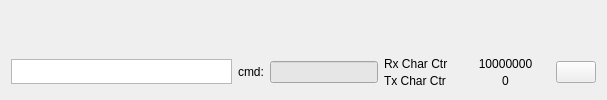
      <widget class="QWidget" name="layoutWidget">
       <layout class="QVBoxLayout" name="verticalLayout_2">
        <item>
         <widget class="QSplitter" name="splIOEd">
          <property name="sizePolicy">
           <sizepolicy hsizetype="Expanding" vsizetype="Expanding">
            <horstretch>0</horstretch>
            <verstretch>0</verstretch>
           </sizepolicy>
          </property>
          <property name="orientation">
           <enum>Qt::Horizontal</enum>
          </property>
         </widget>
        </item>
        <item>
         <layout class="QHBoxLayout" name="horzLaySendLine" stretch="8,0,6,1">
          <item>
           <widget class="QPlainTextEdit" name="transEdit">
            <property name="sizePolicy">
             <sizepolicy hsizetype="Expanding" vsizetype="Fixed">
              <horstretch>0</horstretch>
              <verstretch>0</verstretch>
             </sizepolicy>
            </property>
            <property name="maximumSize">
             <size>
              <width>16777215</width>
              <height>25</height>
             </size>
            </property>
           </widget>
          </item>
          <item>
           <layout class="QHBoxLayout" name="horizontalLayout_3">
            <item>
             <widget class="QLabel" name="label_35">
              <property name="text">
               <string>cmd:</string>
              </property>
             </widget>
            </item>
            <item>
             <widget class="QLineEdit" name="uiCmdLine">
              <property name="maximumSize">
               <size>
                <width>16777215</width>
                <height>16777215</height>
               </size>
              </property>
              <property name="font">
               <font>
                <italic>false</italic>
               </font>
              </property>
              <property name="autoFillBackground">
               <bool>false</bool>
              </property>
              <property name="styleSheet">
               <string notr="true">color: rgb(255, 0, 4);
background-color: rgb(230, 230, 230);</string>
              </property>
              <property name="alignment">
               <set>Qt::AlignLeading|Qt::AlignLeft|Qt::AlignVCenter</set>
              </property>
             </widget>
            </item>
           </layout>
          </item>
          <item>
           <layout class="QGridLayout" name="gridLayout_12">
            <property name="sizeConstraint">
             <enum>QLayout::SetDefaultConstraint</enum>
            </property>
            <property name="horizontalSpacing">
             <number>2</number>
            </property>
            <property name="verticalSpacing">
             <number>0</number>
            </property>
            <item row="1" column="0">
             <widget class="QLabel" name="label_10">
              <property name="minimumSize">
               <size>
                <width>75</width>
                <height>15</height>
               </size>
              </property>
              <property name="maximumSize">
               <size>
                <width>75</width>
                <height>15</height>
               </size>
              </property>
              <property name="text">
               <string>Tx Char Ctr</string>
              </property>
             </widget>
            </item>
            <item row="1" column="1">
             <widget class="QLabel" name="labTxCtr">
              <property name="sizePolicy">
               <sizepolicy hsizetype="MinimumExpanding" vsizetype="Preferred">
                <horstretch>0</horstretch>
                <verstretch>0</verstretch>
               </sizepolicy>
              </property>
              <property name="minimumSize">
               <size>
                <width>34</width>
                <height>17</height>
               </size>
              </property>
              <property name="text">
               <string>0</string>
              </property>
              <property name="alignment">
               <set>Qt::AlignCenter</set>
              </property>
             </widget>
            </item>
            <item row="0" column="0">
             <widget class="QLabel" name="rxlabchar">
              <property name="minimumSize">
               <size>
                <width>75</width>
                <height>15</height>
               </size>
              </property>
              <property name="maximumSize">
               <size>
                <width>75</width>
                <height>15</height>
               </size>
              </property>
              <property name="text">
               <string>Rx Char Ctr</string>
              </property>
             </widget>
            </item>
            <item row="0" column="1">
             <widget class="QLabel" name="labRxCtr">
              <property name="sizePolicy">
               <sizepolicy hsizetype="MinimumExpanding" vsizetype="Preferred">
                <horstretch>0</horstretch>
                <verstretch>0</verstretch>
               </sizepolicy>
              </property>
              <property name="minimumSize">
               <size>
                <width>34</width>
                <height>17</height>
               </size>
              </property>
              <property name="text">
               <string>10000000</string>
              </property>
              <property name="alignment">
               <set>Qt::AlignCenter</set>
              </property>
             </widget>
            </item>
           </layout>
          </item>
          <item>
           <widget class="QPushButton" name="btnResCharCnts">
            <property name="text">
             <string/>
            </property>
            <property name="icon">
             <iconset resource="visa-commander_v5.qrc">
              <normaloff>:/images/DeleteRed.png</normaloff>:/images/DeleteRed.png</iconset>
            </property>
           </widget>
          </item>
         </layout>
        </item>
       </layout>
      </widget>
